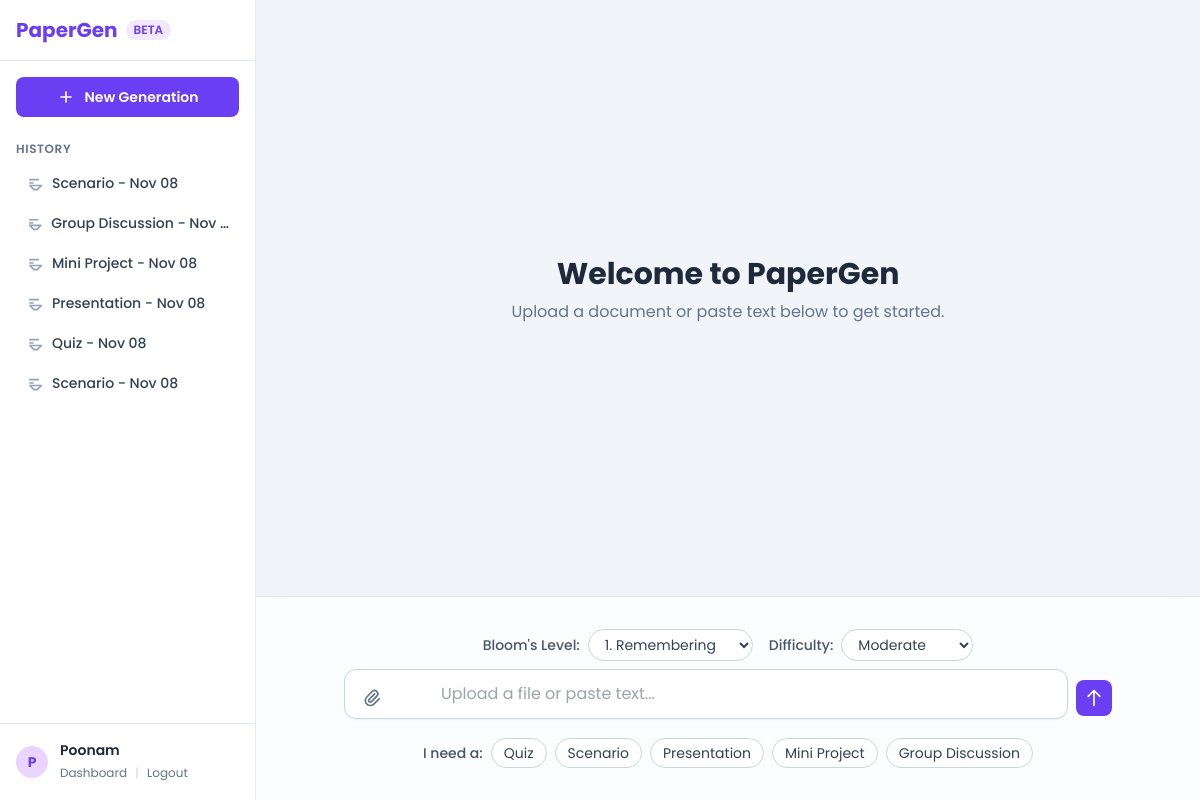
Screenshot of / (signed in) with the database file from the repository.
### app.py (models this page shows, shortened)
class GeneratedContent(db.Model):
    id = db.Column(db.Integer, primary_key=True)
    content_type = db.Column(db.String(50), nullable=False)
    generated_text = db.Column(db.Text, nullable=False)
    created_at = db.Column(db.DateTime, default=db.func.current_timestamp())
    user_id = db.Column(db.Integer, db.ForeignKey('user.id'), nullable=False)

class User(db.Model, UserMixin):
    id = db.Column(db.Integer, primary_key=True)
    username = db.Column(db.String(50), unique=True, nullable=False)
    email = db.Column(db.String(120), unique=True, nullable=False)
    password_hash = db.Column(db.String(128), nullable=False)
    verified = db.Column(db.Boolean, default=False)
    created_at = db.Column(db.DateTime, default=db.func.current_timestamp())
    contents = db.relationship('GeneratedContent', backref='author', lazy=True)

### app.py (the view)
@app.route("/")
def home():
    if current_user.is_authenticated:
        history = GeneratedContent.query.filter_by(author=current_user).order_by(GeneratedContent.created_at.desc()).all()
        return render_template("index.html", history=history)
    else:
        return render_template("landing.html")

### app.py (called while the page is built)
@login_manager.user_loader
def load_user(user_id):
    return User.query.get(int(user_id))

### templates/index.html (shortened to what this page needs)
<!DOCTYPE html>
<html lang="en">
<head>
    <script src="https://cdn.tailwindcss.com"></script>
</head>
<body class="bg-slate-100">
    <div class="flex h-screen overflow-hidden">
        <aside id="sidebar" class="bg-white w-64 flex-shrink-0 border-r border-slate-200 flex flex-col transition-transform duration-300 ease-in-out -translate-x-full lg:translate-x-0 fixed lg:static z-40 h-full">
            <div class="p-4 border-b border-slate-200 flex items-center justify-between">
                <div class="flex items-center gap-2">
                    <h1 class="text-xl font-bold text-[#6A3FF4]">PaperGen</h1>
                    <span class="bg-purple-100 text-[#6A3FF4] text-xs font-semibold px-2 py-0.5 rounded-full uppercase">Beta</span>
                </div>
            </div>
            <div class="p-4 flex-grow overflow-y-auto no-scrollbar">
                <button id="new-generation-btn" class="w-full bg-[#6A3FF4] text-white font-semibold rounded-lg text-sm px-4 py-2.5 flex items-center justify-center gap-2 hover:bg-[#5B2EE5] transition-colors">
                    <svg class="w-5 h-5" fill="none" stroke="currentColor" viewBox="0 0 24 24"><path stroke-linecap="round" stroke-linejoin="round" stroke-width="2" d="M12 6v6m0 0v6m0-6h6m-6 0H6"></path></svg>
                    New Generation
                </button>
                <div class="mt-6">
                    <h3 class="text-xs font-semibold text-slate-500 uppercase tracking-wider mb-2">History</h3>
                    <div id="history-container" class="space-y-1">
                        {% if history %}
                            {% for content in history %}
                                <a href="#" class="history-item group flex items-center gap-2 px-2 py-2 text-sm font-medium text-slate-700 rounded-md hover:bg-slate-100" data-content="{{ content.generated_text | e }}" data-content-type="{{ content.content_type | e }}">
                                    <svg class="w-5 h-5 text-slate-400" fill="none" stroke="currentColor" viewBox="0 0 24 24"><path stroke-linecap="round" stroke-linejoin="round" stroke-width="2" d="M7 8h10M7 12h4m1 8l-5-5h14l-5 5z"></path></svg>
                                    <span class="truncate">{{ content.content_type }} - {{ content.created_at.strftime('%b %d') }}</span>
                                </a>
                            {% endfor %}
                        {% else %}
                            <p class="text-xs text-slate-400 text-center py-4">No history yet.</p>
                        {% endif %}
                    </div>
                </div>
            </div>
            <div class="p-4 border-t border-slate-200">
                <div class="flex items-center gap-3">
                    <div class="w-8 h-8 rounded-full bg-purple-200 text-[#6A3FF4] flex items-center justify-center font-bold text-sm">
                        {{ current_user.username[0] | upper }}
                    </div>
                    <div class="flex-grow">
                        <p class="text-sm font-semibold text-slate-800 truncate">{{ current_user.username }}</p>
                        <a href="{{ url_for('dashboard') }}" class="text-xs text-slate-500 hover:underline">Dashboard</a>
                        <span class="text-xs text-slate-300 mx-1">|</span>
                        <a href="{{ url_for('logout') }}" class="text-xs text-slate-500 hover:underline">Logout</a>
                    </div>
                </div>
            </div>
        </aside>
        <main class="flex-1 flex flex-col overflow-hidden">
            <div id="chat-container" class="flex-1 overflow-y-auto p-4 sm:p-6 lg:p-8">
                <div id="initial-message" class="flex flex-col items-center justify-center h-full text-center">
                    <div class="mb-4">
                        <h2 class="text-2xl sm:text-3xl font-bold text-slate-800">Welcome to PaperGen</h2>
                        <p class="text-slate-500 mt-2 text-sm sm:text-base">Upload a document or paste text below to get started.</p>
                    </div>
                </div>
            </div>
            <div class="p-4 sm:p-6 lg:p-8 bg-white/80 backdrop-blur-md border-t border-slate-200">
                <form id="query-form" class="max-w-3xl mx-auto">
                    <div class="flex justify-center mb-2 gap-4">
                        <div class="flex items-center gap-2 w-full sm:w-auto flex-shrink-0">
                            <label for="bloom_level" class="text-slate-600 font-medium whitespace-nowrap text-sm">Bloom's Level:</label>
                            <select id="bloom_level" name="bloom_level" class="w-full bg-white border border-slate-300 rounded-full px-3 py-1 text-slate-700 focus:outline-none focus:ring-2 focus:ring-[#6A3FF4] text-xs sm:text-sm">
                                <option value="Remember">1. Remembering</option>
                            </select>
                        </div>
                        <div class="flex items-center gap-2 w-full sm:w-auto flex-shrink-0">
                            <label for="difficulty_level" class="text-slate-600 font-medium whitespace-nowrap text-sm">Difficulty:</label>
                            <select id="difficulty_level" name="difficulty_level" class="w-full bg-white border border-slate-300 rounded-full px-3 py-1 text-slate-700 focus:outline-none focus:ring-2 focus:ring-[#6A3FF4] text-xs sm:text-sm">
                                <option value="Moderate" selected>Moderate</option>
                            </select>
                        </div>
                    </div>
                    <div class="flex items-center gap-2 mb-3">
                        <div class="relative flex-grow">
                            <div class="absolute left-3 top-1/2 -translate-y-1/2 flex items-center">
                                 <label for="file-upload" class="cursor-pointer text-slate-500 hover:text-[#6A3FF4] p-1.5 rounded-full hover:bg-purple-100">
                                    <svg class="w-5 h-5" fill="none" stroke="currentColor" viewBox="0 0 24 24"><path stroke-linecap="round" stroke-linejoin="round" stroke-width="2" d="M15.172 7l-6.586 6.586a2 2 0 102.828 2.828l6.414-6.586a4 4 0 00-5.656-5.656l-6.415 6.585a6 6 0 108.486 8.486L20.5 13"></path></svg>
                                </label>
                            </div>
                            <textarea id="query" name="query" placeholder="Upload a file or paste text..." rows="1" class="w-full pl-24 py-3 bg-white border border-slate-300 rounded-xl shadow-sm focus:outline-none focus:ring-2 focus:ring-[#6A3FF4] resize-none max-h-36 placeholder:text-sm sm:placeholder:text-base"></textarea>
                        </div>
                        <button type="submit" class="flex-shrink-0 bg-[#6A3FF4] text-white rounded-lg p-2 hover:bg-[#5B2EE5] transition-colors disabled:bg-slate-300 disabled:cursor-not-allowed">
                            <svg class="w-5 h-5" fill="none" stroke="currentColor" viewBox="0 0 24 24"><path stroke-linecap="round" stroke-linejoin="round" stroke-width="2" d="M5 10l7-7m0 0l7 7m-7-7v18"></path></svg>
                        </button>
                    </div>
                    <div id="option-buttons-container" class="flex justify-center items-center gap-2 text-sm w-full">
                        <span class="text-slate-600 font-medium whitespace-nowrap flex-shrink-0">I need a:</span>
                        <div class="flex gap-2 flex-nowrap overflow-x-auto no-scrollbar">
                           <button type="button" class="option-btn bg-white border border-slate-300 rounded-full px-3 py-1 text-slate-700 hover:bg-slate-100 hover:border-slate-400 transition-colors text-xs sm:text-sm whitespace-nowrap" data-type="Quiz">Quiz</button>
                           <button type="button" class="option-btn bg-white border border-slate-300 rounded-full px-3 py-1 text-slate-700 hover:bg-slate-100 hover:border-slate-400 transition-colors text-xs sm:text-sm whitespace-nowrap" data-type="Scenario">Scenario</button>
                           <button type="button" class="option-btn bg-white border border-slate-300 rounded-full px-3 py-1 text-slate-700 hover:bg-slate-100 hover:border-slate-400 transition-colors text-xs sm:text-sm whitespace-nowrap" data-type="Presentation">Presentation</button>
                           <button type="button" class="option-btn bg-white border border-slate-300 rounded-full px-3 py-1 text-slate-700 hover:bg-slate-100 hover:border-slate-400 transition-colors text-xs sm:text-sm whitespace-nowrap" data-type="Mini Project">Mini Project</button>
                           <button type="button" class="option-btn bg-white border border-slate-300 rounded-full px-3 py-1 text-slate-700 hover:bg-slate-100 hover:border-slate-400 transition-colors text-xs sm:text-sm whitespace-nowrap" data-type="Group Discussion">Group Discussion</button>
                        </div>
                    </div>
                </form>
            </div>
        </main>
    </div>
</body>
</html>

### templates/index.html (style rules this page uses)
body { font-family: 'Poppins', sans-serif; }
.no-scrollbar { -ms-overflow-style: none; scrollbar-width: none; }
.max-h-36 { max-height: 9rem; }

### rows the page displays
GeneratedContent: content_type "Scenario", created_at "Nov 08"
GeneratedContent: content_type "Group Discussion", created_at "Nov…"
GeneratedContent: content_type "Mini Project", created_at "Nov 08"
GeneratedContent: content_type "Presentation", created_at "Nov 08"
GeneratedContent: content_type "Quiz", created_at "Nov 08"
GeneratedContent: content_type "Scenario", created_at "Nov 08"
User: username "P", username "Poonam"
